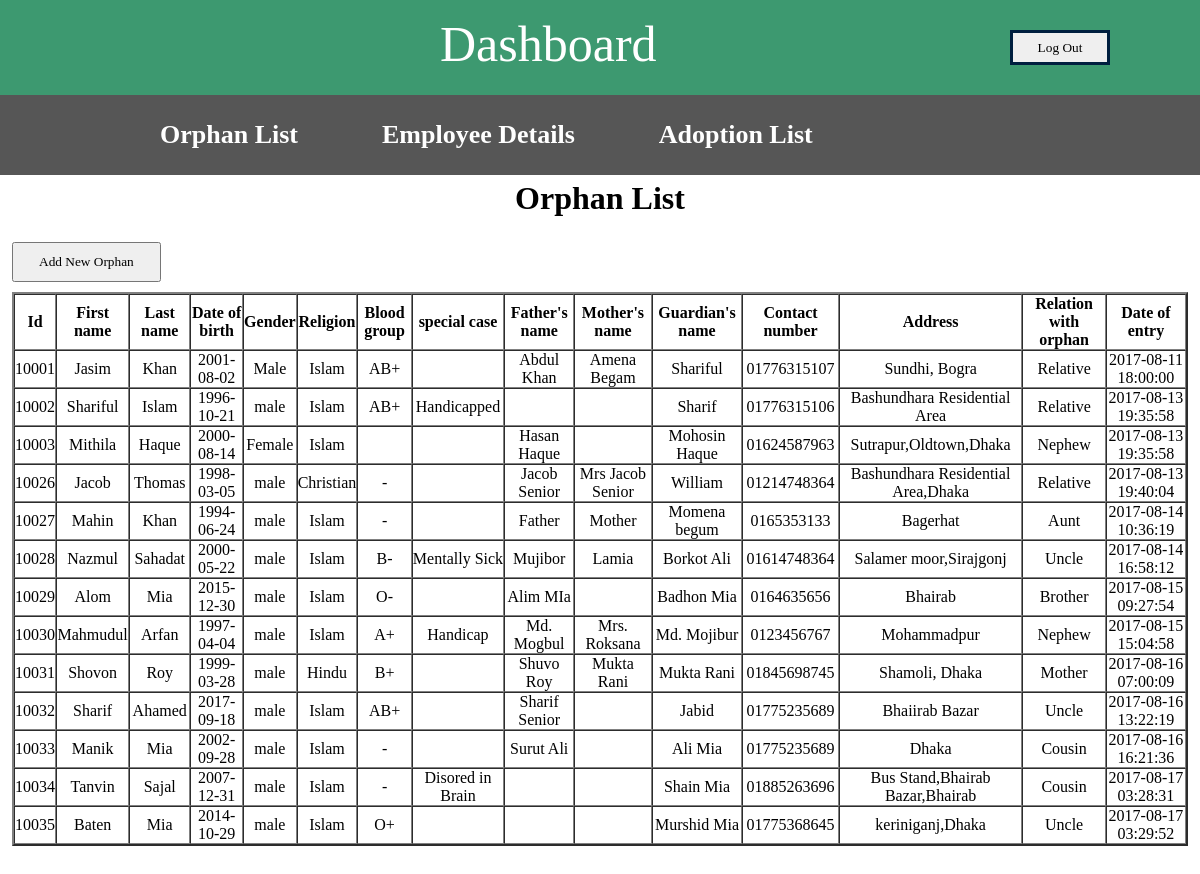
Screenshot of /orphan/index.php/e_orphanpage/orphan_table with the database file from the repository.
### tables this page shows
CREATE TABLE `orphanentry` (
  `id` int(10) UNSIGNED NOT NULL,
  `first_name` varchar(100) DEFAULT NULL,
  `last_name` varchar(100) NOT NULL,
  `date_of_birth` date NOT NULL,
  `gender` varchar(10) NOT NULL,
  `religion` varchar(30) NOT NULL,
  `blood_group` varchar(10) NOT NULL,
  `special_case` text,
  `father_name` varchar(100) DEFAULT NULL,
  `mother_name` varchar(100) DEFAULT NULL,
  `guardian_name` varchar(100) NOT NULL,
  `contact_number` char(25) NOT NULL,
  `address` text NOT NULL,
  `relation_with_orphan` varchar(100) NOT NULL,
  `adopted` varchar(20) DEFAULT NULL,
  `date_of_entry` timestamp NOT NULL DEFAULT CURRENT_TIMESTAMP
);

### orphan/application/controllers/e_orphanpage.php (called while the page is built, shortened)
<?php
class  E_orphanpage extends CI_Controller {
	public function orphan_table()
	{
		$this->load->model('e_orphanModel');
		$data['orphan_list']=$this->e_orphanModel->getAllOrphan();
		$this->load->view('e_orphan_list',$data);
	}
}

### orphan/index.php (called while the page is built, shortened)
<?php
require_once BASEPATH.'core/CodeIgniter.php';

### orphan/application/models/e_orphanModel.php (called while the page is built, shortened)
<?php
class E_orphanModel extends CI_Model {
        public function getAllOrphan(){
                $this->db->select('id,last_name,first_name,date_of_birth,gender,religion,blood_group,special_case,father_name,mother_name,guardian_name,contact_number,address, relation_with_orphan, date_of_entry');
                $this->db->from('orphanentry');
                return $this->db->get()->result_array();
        }
}

### orphan/application/views/e_orphan_list.php (the view, shortened to what this page needs)
<!DOCTYPE html>
<html lang="en">
<head>
	<?= link_tag('assets/css/style.css')?>
</head>
<body>
	<div class="head1">
		<div class="head2">
			<a href="<?= base_url('logInPage/employee_logout')?>"><button>Log Out</button></a>
				<div class="head3">
					<a href="<?= base_url('employee_optionpage/employee_dashboard')?>">Dashboard</a>
				</div>
		</div>
	</div>
	<div class="menu">
		<div class="optionmenu">
			<ul>
				<li><a href="<?= base_url('e_orphanpage/orphan_table')?>">Orphan List</a></li>
				<li><a href="<?= base_url('e_employeepage/employee_table')?>">Employee Details</a></li>
				<li><a href="<?= base_url('e_adoptionpage/adoption_table')?>">Adoption List</a></li>
				<li><a href="<?= base_url('e_volunteerpage/volunteer_table')?>">Volunteer List</a></li>
			</ul>
		</div>
	</div>
	<div class="container">
		<h1>Orphan List</h1>
		<div class ="body">
				<a href="<?php echo base_url('e_orphanpage/newOrphanEntry');?>"><button>Add New Orphan</button></a>
				<div class="table">
					<table style="width:100%" border="2px" cellspacing="0px" cellpadding="2px">
						<thead>
						    <th>Id</th>
						    <th>First name</th>
						    <th>Last name</th>
						    <th>Date of birth</th>
						    <th>Gender</th>
						    <th>Religion</th>
						    <th>Blood group</th>
						    <th>special case</th>
						    <th>Father's name</th>
						    <th>Mother's name</th>
						    <th>Guardian's name</th>
						    <th>Contact number</th>
						    <th>Address</th>
						    <th>Relation with orphan</th>
						    <th>Date of entry</th>
						</thead>
						<tbody>
					  		<?php foreach ($orphan_list as $row){?>
						  <tr>
						    <td><?php echo $row['id'];?></td>
						    <td><?php echo $row['first_name'];?></td>
						    <td><?php echo $row['last_name'];?></td>
						    <td><?php echo $row['date_of_birth'];?></td>
						    <td><?php echo $row['gender'];?></td>
						    <td><?php echo $row['religion'];?></td>
						    <td><?php echo $row['blood_group'];?></td>
						    <td><?php echo $row['special_case'];?></td>
						    <td><?php echo $row['father_name'];?></td>
						    <td><?php echo $row['mother_name'];?></td>
						    <td><?php echo $row['guardian_name'];?></td>
						    <td><?php echo $row['contact_number'];?></td>
						    <td><?php echo $row['address'];?></td>
						    <td><?php echo $row['relation_with_orphan'];?></td>
						    <td><?php echo $row['date_of_entry'];?></td>
						  </tr>
						    <?php } ?>
					  </tbody>
					</table>
				</div>
  	</div>
</div>
</body>
</html>

### orphan/assets/css/style.css (style rules this page uses)
* { margin: 0px; padding: 0px; font-family: tahoma; }
a { text-decoration: none; }
.head1 { height: 90px; width: 100%; background-color: #3d9970; margin: auto; padding-bottom: 5px; }
.head2 { width: 90%; margin:auto; }
.head2 a button { float: right; height: 35px; width: 100px; margin: 30px; border: 3px solid #001f3f; }
.whoClass p,h1 { text-align: center; color: black; font-family: ubuntu; padding: 5px; }
.mission p,h1 { text-align: center; color: black; font-family: ubuntu; padding: 5px; }
.head3 { width: 50%; margin: auto; float: right; }
.head3 a { font-size: 50px; color: white; padding-top: 15px; display: inline-block; }
.menu { background-color: #565656; height: 80px; width: 100%; }
.optionmenu { height: 70px; width: 80%; margin: auto; }
.optionmenu ul { list-style: none; }
.optionmenu ul li { display: inline-block; }
.optionmenu ul li a { color: white; font-family: Baskerville Old Face; display: inline-block; font-size: 26px; padding: 25px 40px; font-weight: bold; }
.body { width: 98%; padding-top: 20px; margin: auto; }
.body a button { padding: 10px 25px; margin-bottom: 10px; }
.table { padding-bottom: 100px; }
.table table tbody td { text-align: center; }

### rows the page displays
orphanentry: id "10001", first_name "Jasim", last_name "Khan", date_of_birth "2001-08-02", gender "Male", religion "Islam", blood_group "AB+", father_name "Abdul Khan", mother_name "Amena Begam", guardian_name "Shariful", contact_number "01776315107", address "Sundhi, Bogra", relation_with_orphan "Relative", date_of_entry "2017-08-11 18:00:00"
orphanentry: id "10002", first_name "Shariful", last_name "Islam", date_of_birth "1996-10-21", gender "male", religion "Islam", blood_group "AB+", special_case "Handicapped", guardian_name "Sharif", contact_number "01776315106", address "Bashundhara Residential Area", relation_with_orphan "Relative", date_of_entry "2017-08-13 19:35:58"
orphanentry: id "10003", first_name "Mithila", last_name "Haque", date_of_birth "2000-08-14", gender "Female", religion "Islam", father_name "Hasan Haque", guardian_name "Mohosin Haque", contact_number "01624587963", address "Sutrapur,Oldtown,Dhaka", relation_with_orphan "Nephew", date_of_entry "2017-08-13 19:35:58"
orphanentry: id "10026", first_name "Jacob", last_name "Thomas", date_of_birth "1998-03-05", gender "male", religion "Christian", blood_group "-", father_name "Jacob Senior", mother_name "Mrs Jacob Senior", guardian_name "William", contact_number "01214748364", address "Bashundhara Residential Area,Dhaka", relation_with_orphan "Relative", date_of_entry "2017-08-13 19:40:04"
orphanentry: id "10027", first_name "Mahin", last_name "Khan", date_of_birth "1994-06-24", gender "male", religion "Islam", blood_group "-", father_name "Father", mother_name "Mother", guardian_name "Momena begum", contact_number "0165353133", address "Bagerhat", relation_with_orphan "Aunt", date_of_entry "2017-08-14 10:36:19"
orphanentry: id "10028", first_name "Nazmul", last_name "Sahadat", date_of_birth "2000-05-22", gender "male", religion "Islam", blood_group "B-", special_case "Mentally Sick", father_name "Mujibor", mother_name "Lamia", guardian_name "Borkot Ali", contact_number "01614748364", address "Salamer moor,Sirajgonj", relation_with_orphan "Uncle", date_of_entry "2017-08-14 16:58:12"
orphanentry: id "10029", first_name "Alom", last_name "Mia", date_of_birth "2015-12-30", gender "male", religion "Islam", blood_group "O-", father_name "Alim MIa", guardian_name "Badhon Mia", contact_number "0164635656", address "Bhairab", relation_with_orphan "Brother", date_of_entry "2017-08-15 09:27:54"
orphanentry: id "10030", first_name "Mahmudul", last_name "Arfan", date_of_birth "1997-04-04", gender "male", religion "Islam", blood_group "A+", special_case "Handicap", father_name "Md. Mogbul", mother_name "Mrs. Roksana", guardian_name "Md. Mojibur", contact_number "0123456767", address "Mohammadpur", relation_with_orphan "Nephew", date_of_entry "2017-08-15 15:04:58"
orphanentry: id "10031", first_name "Shovon", last_name "Roy", date_of_birth "1999-03-28", gender "male", religion "Hindu", blood_group "B+", father_name "Shuvo Roy", mother_name "Mukta Rani", guardian_name "Mukta Rani", contact_number "01845698745", address "Shamoli, Dhaka", relation_with_orphan "Mother", date_of_entry "2017-08-16 07:00:09"
orphanentry: id "10032", first_name "Sharif", last_name "Ahamed", date_of_birth "2017-09-18", gender "male", religion "Islam", blood_group "AB+", father_name "Sharif Senior", guardian_name "Jabid", contact_number "01775235689", address "Bhaiirab Bazar", relation_with_orphan "Uncle", date_of_entry "2017-08-16 13:22:19"
orphanentry: id "10033", first_name "Manik", last_name "Mia", date_of_birth "2002-09-28", gender "male", religion "Islam", blood_group "-", father_name "Surut Ali", guardian_name "Ali Mia", contact_number "01775235689", address "Dhaka", relation_with_orphan "Cousin", date_of_entry "2017-08-16 16:21:36"
orphanentry: id "10034", first_name "Tanvin", last_name "Sajal", date_of_birth "2007-12-31", gender "male", religion "Islam", blood_group "-", special_case "Disored in Brain", guardian_name "Shain Mia", contact_number "01885263696", address "Bus Stand,Bhairab Bazar,Bhairab", relation_with_orphan "Cousin", date_of_entry "2017-08-17 03:28:31"
orphanentry: id "10035", first_name "Baten", last_name "Mia", date_of_birth "2014-10-29", gender "male", religion "Islam", blood_group "O+", guardian_name "Murshid Mia", contact_number "01775368645", address "keriniganj,Dhaka", relation_with_orphan "Uncle", date_of_entry "2017-08-17 03:29:52"
